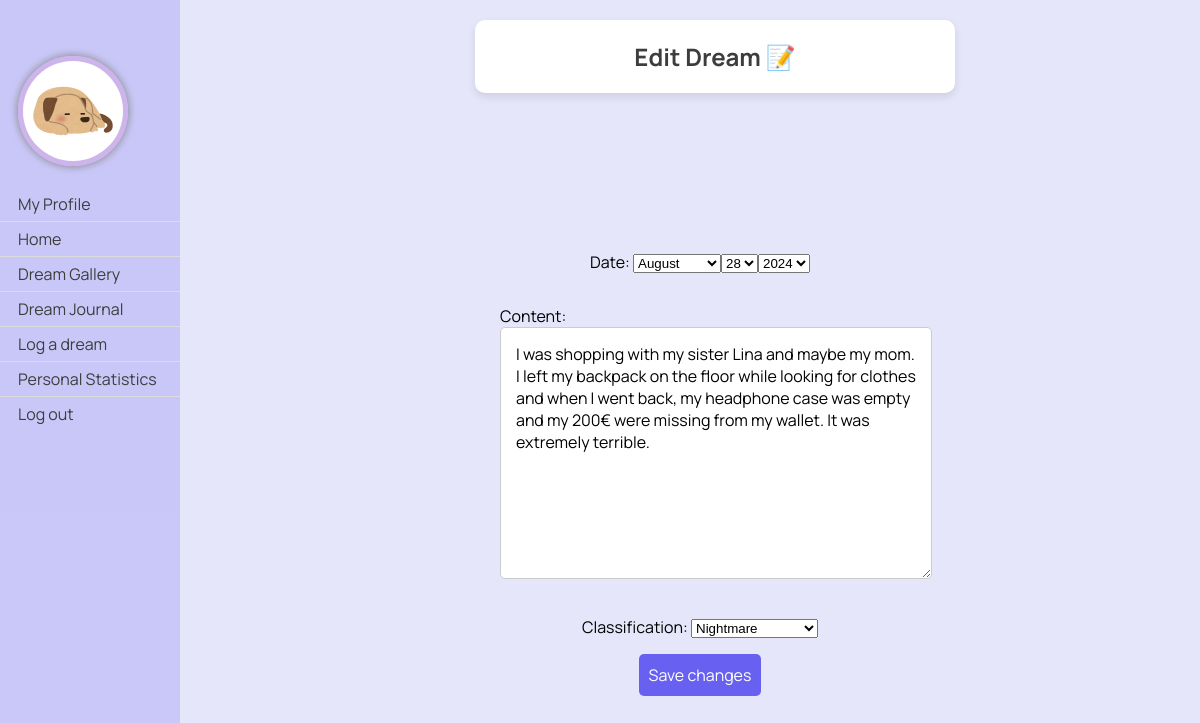
Page /dreams/edit_dream/292/ (signed in) on the earlier database version.
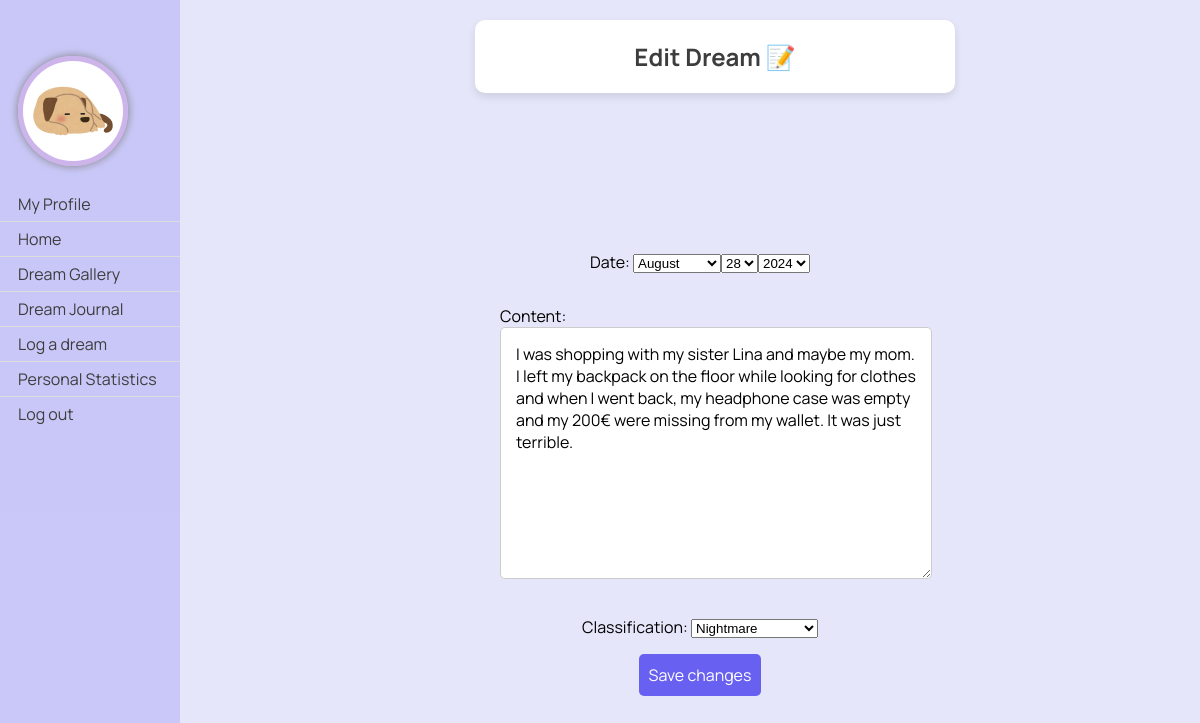
Same page on the later database version.
### dreams/models.py (models this page shows, shortened)
class Dream(models.Model):
    classification_options = [
        ('0', 'Nightmare'),
        ('1', 'Mundane Dream'),
        ('2', 'Lucid Dream'),
        ('3', 'Existential Dream'),
    ]
    user = models.ForeignKey(User, on_delete=models.CASCADE)
    date = models.DateField()
    time = models.TimeField(default=timezone.now)
    content = models.TextField()
    shared = models.BooleanField(default=False)
    anon = models.BooleanField(default=False)
    processed = models.BooleanField(default=False)
    is_favorite = models.BooleanField(default=False)
    keywords = models.JSONField(default=list, blank=True)
    classification = models.CharField(max_length=1, choices=classification_options, blank=True, null=True, default='')
    characters = models.JSONField(default=list, blank=True)
    places = models.JSONField(default=list, blank=True)
    emotion = models.CharField(max_length=20, blank=True)
    emotion_options = ['anger', 'apprehension', 'sadness', 'confusion', 'happiness', '']
    optional_titles = models.JSONField(default=list, blank=True)
    title = models.TextField(blank=True)
    User.add_to_class('is_new', models.BooleanField(default=True))

### dreams/views.py (the view)
# urls.py: path('edit_dream/<int:dream_id>/', views.edit_dream, name='edit_dream'),
@login_required
def edit_dream(request, dream_id):
    dream = get_object_or_404(Dream, id=dream_id)
    dream_bc = dream.content
    if request.method == 'POST':
        form = DreamForm(request.POST, instance=dream)
        if form.is_valid():
            dream_ac = form.cleaned_data['content']
            dream_date = form.cleaned_data['date']
            dream_time = form.cleaned_data.get('time', dream.time)
            if dream_date > date.today():
                form.add_error('date', 'The date cannot be in the future.')
            elif dream_date < date(1970, 1, 1):
                form.add_error('date', 'The date cannot be earlier than 1970.')
            if not form.errors:
                dream.date = dream_date
                dream.time = dream_time
                dream.classification = form.cleaned_data['classification']
                if dream_bc != dream_ac:
                    dream.content = dream_ac
                    dream.add_metadata()  # only generate metadata again if content was changed
                    remove_dream_from_collection(dream.id) #just try this again (delulu queen), if it doesnt work change back
                    add_dream_to_collection(dream.id, dream.content)
                dream.save()
                return redirect('dreams:dream_journal')
    else:
        form = DreamForm(instance=dream)
    return render(request, 'dreams/edit_dream.html', {'form': form})

### dreams/forms.py
class DreamForm(forms.ModelForm):
    current_day = date.today()
    current_year = current_day.year
    date = forms.DateField(label='Date', widget=forms.SelectDateWidget(years=range(1970, current_year+1)), required=False)
    class Meta:
        model = Dream
        fields = ['date', 'content', 'classification']

### dreams/templates/dreams/edit_dream.html (shortened to what this page needs)
{% load static %}
<!DOCTYPE html>
<html lang="en">
<head>
    <link rel="stylesheet" type="text/css" href="{% static 'css/styles.css' %}">
</head>
<body>
    <div class="sidenav">
        <a href="{% url 'dreams:profile' %}" class="profile-link">
            <img src="{% static 'pfps/'|add:user.profile.avatar %}"
                 style="width: 100px; height: 100px; border-radius: 50%; border: 5px solid #cdb4eb; box-shadow: 0 0 10px #808080;">
            <br></br>
            <span>My Profile</span>
        </a>
        <a href="/">Home</a>
        <a href="{% url 'dreams:gallery' %}">Dream Gallery</a>
        <a href="{% url 'dreams:dream_journal' %}">Dream Journal</a>
        <a href="{% url 'dreams:log_dream' %}">Log a dream</a>
        <a href="{% url 'dreams:personal_statistics' %}">Personal Statistics</a>
        <a href="{% url 'logout' %}">Log out</a>
    </div>
    <div class="header">
        <h2>Edit Dream 📝</h2>
    </div>
    <div class="container">
        <form class="form-container" method="post">
            {{ form.as_p }}
            <button type="submit">Save changes</button>
        </form>
    </div>
</body>
</html>

Differences in the rows shown:
changed Dream "Nightmare": content "…my wallet. It was extremely terrible." → "…my wallet. It was just terrible."
